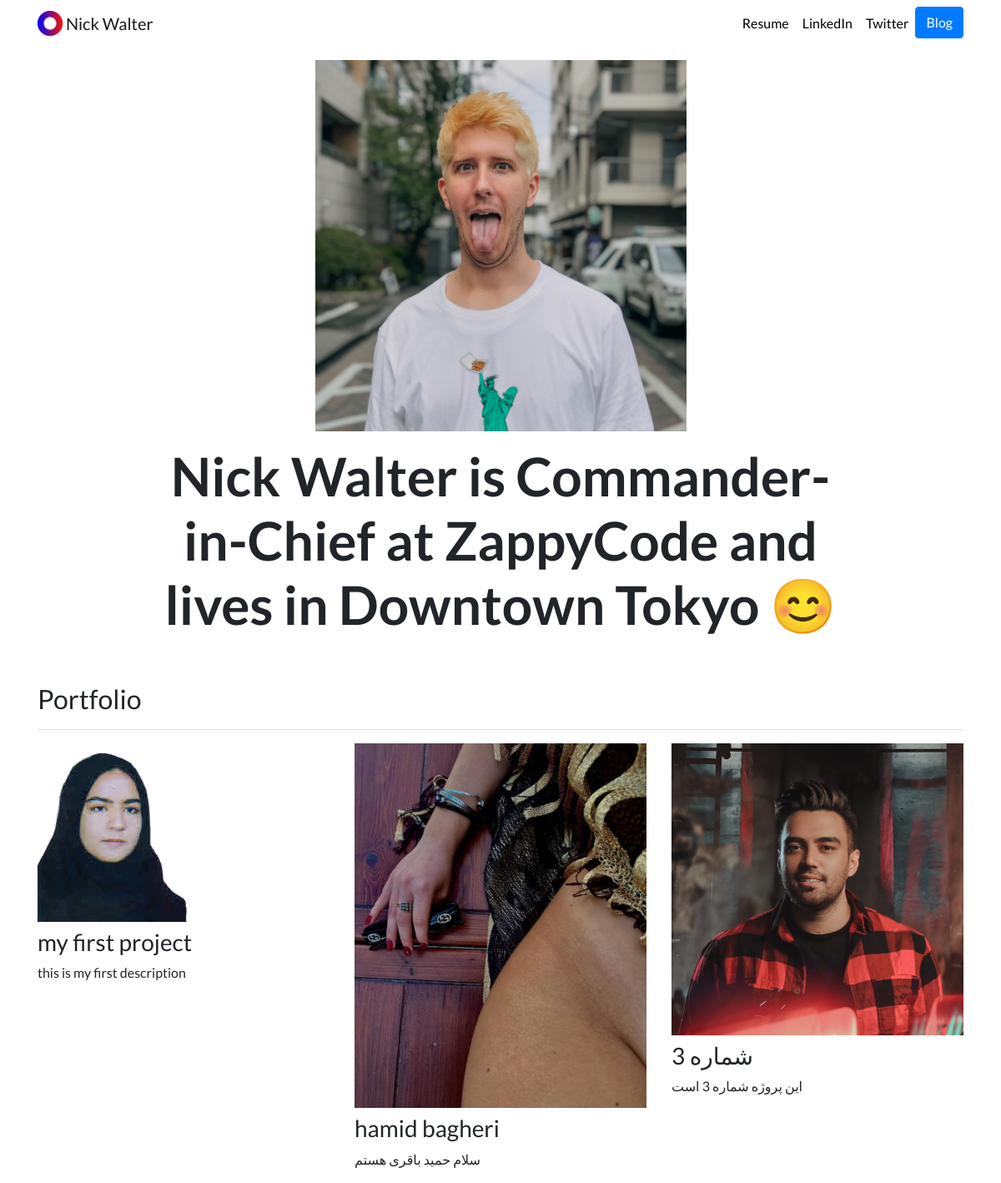
The page / on the database its author committed.
### portfolio/models.py (models this page shows, shortened)
class ProjectHamidBagheri(models.Model):
    title = models.CharField(max_length=100)
    description = models.CharField(max_length=250)
    image = models.ImageField(upload_to='portfolio/images/')
    url = models.URLField(blank=True)

### portfolio/views.py (the view)
# urls.py: 2. Add a URL to urlpatterns:  path('', views.home, name='home')
def home (request):
    projects = ProjectHamidBagheri.objects.all()
    return render(request,'portfolio/home.html', {'projects':projects})

### portfolio/templates/portfolio/home.html
{% extends "portfolio/base.html" %}
{% load static %}
{% block content %}
<div class="row justify-content-center my-3">
  <div class="col-5">
    <img src="{% static 'portfolio/SquareBlonde.jpg' %}" class="img-fluid">
  </div>
</div>
<div class="row justify-content-center mb-3">
  <div class="col-md-9 text-center">
    <h1 id="hometext" class="font-weight-bold">Nick Walter is Commander-in-Chief at ZappyCode and lives in Downtown Tokyo 😊</h1>
  </div>
</div>
<h2 class="mt-5">Portfolio</h2>
<hr>
<div class="row">
  {% for project in projects %}
  <div class="col-lg-4 col-md-6">
    {% if project.url %}
    <a href="{{ project.url }}">
      <img src="{{ project.image.url }}" class="img-fluid mb-2">
    </a>
    {% else %}
    <img src="{{ project.image.url }}" class="img-fluid mb-2">
    {% endif %}
    <h3>{{ project.title }}</h3>
    <p>{{ project.description }}</p>
  </div>
  {% endfor %}
</div>
{% endblock %}

### portfolio/templates/portfolio/base.html (shortened to what this page needs)
{% load static %}
<!doctype html>
<html lang="en">
<head>
  <link rel="stylesheet" href="https://stackpath.bootstrapcdn.com/bootstrap/4.4.1/css/bootstrap.min.css">
  <link rel="stylesheet" href="{% static "portfolio/custom.css" %}">
</head>
<body>
  <nav id="topNav" class="navbar navbar-expand-md navbar-light">
    <div class="container">
      <a class="navbar-brand" href="{% url 'home' %}">
        <img src="{% static "portfolio/Logo.png" %}" width="30" height="30" class="d-inline-block align-top" alt="Nick's Logo">
        <span>Nick Walter</span>
      </a>
      <div class="collapse navbar-collapse text-center" id="navbarNav">
        <ul class="navbar-nav ml-auto">
          <li class="nav-item">
            <a class="nav-link" href="{% static "portfolio/resume.pdf" %}">Resume</a>
          </li>
          <li class="nav-item">
            <a class="nav-link" href="https://www.linkedin.com/in/nick-walter/" target="_blank">LinkedIn</a>
          </li>
          <li class="nav-item">
            <a class="nav-link" href="https://twitter.com/ZappyCode" target="_blank">Twitter</a>
          </li>
          <li>
            <a role="button" href="{% url 'blog:all_blogs' %}" class="btn btn-primary">Blog</a>
          </li>
        </ul>
      </div>
    </div>
  </nav>
  <div class="container">
    {% block content %}{% endblock %}
  </div>
</body>
</html>

### portfolio/static/portfolio/custom.css (style rules this page uses)
.navbar-nav .nav-link { color: rgba(0,0,0,1) !important; }
body { font-family: 'Lato', sans-serif; }
@media (min-width: 992px) { #hometext { font-size: 4rem; } }

### rows shown on the page
ProjectHamidBagheri: image (picture), title "my first project", description "this is my first description"
ProjectHamidBagheri: image (picture), title "hamid bagheri", description "سلام حمید باقری هستم"
ProjectHamidBagheri: image (picture), title "شماره 3", description "این پروژه شماره 3 است"
